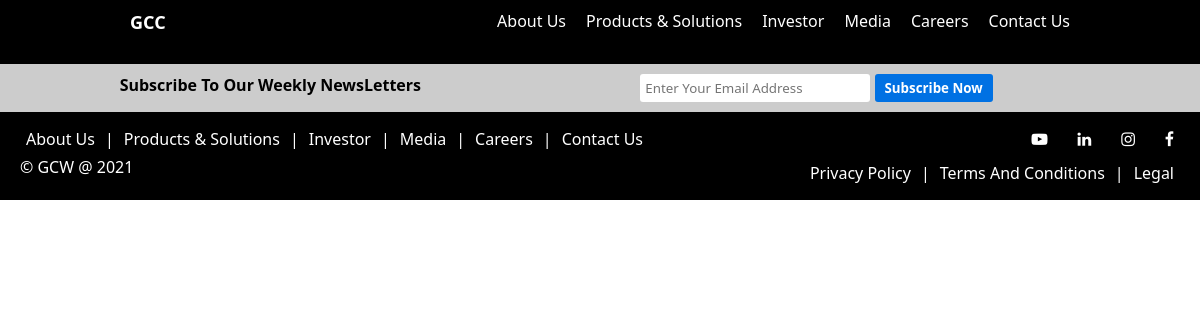
Page /pages/careers/index.php on the earlier database version.
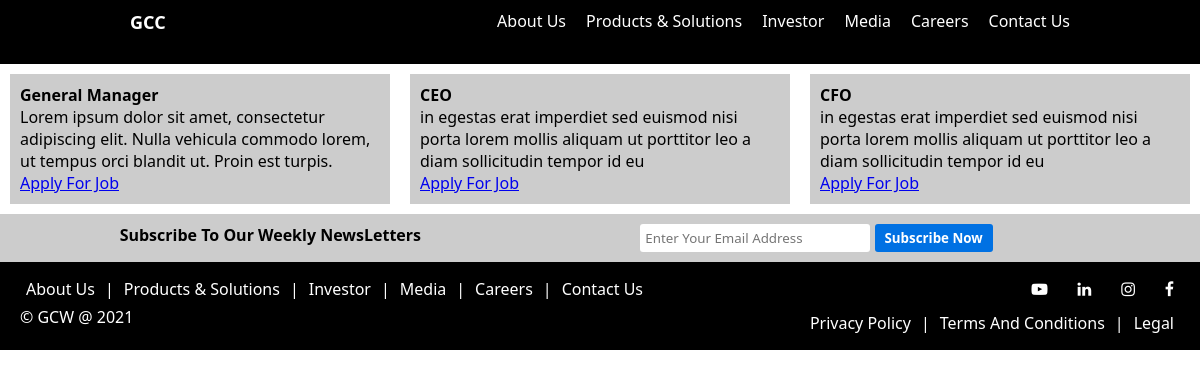
Same page on the later database version.
### tables this page shows
CREATE TABLE `jobs` (
  `title` varchar(50) NOT NULL,
  `discription` varchar(1000) NOT NULL,
  `id` int(10) NOT NULL AUTO_INCREMENT,
  PRIMARY KEY (`id`)
);

### common/jobLoader.php (the view, shortened to what this page needs)
<?php
    include "databaseConnect.php";
    $sql = "SELECT * FROM jobs";
    $result = mysqli_query($conn, $sql);
    while($row = mysqli_fetch_assoc($result)){
        echo "<div class='productCard'>";
        echo "<p>";
        echo "<strong>".$row["title"]."</strong><br>";
        echo $row["discription"];
        echo "<br><a href='pages/careers/jobApplication.php'>Apply For Job</a>";
        echo "</p>";
        echo "</div>";
    }
?>

### pages/careers/index.php (shortened to what this page needs)
<!DOCTYPE html>
<html lang="en">
    <head>
        <?php include "../../common/php_common_functions.php" ?>
    <link rel="stylesheet" href="./css/style.css">
    <link rel="stylesheet" href="./css/job.css">
    <link defer rel="stylesheet" href="https://cdnjs.cloudflare.com/ajax/libs/font-awesome/4.7.0/css/font-awesome.min.css">
</head>
<body>
    <?php include "../../common/header.php"; ?>
    <main>
        <?php
            include "../../common/jobLoader.php";
        ?>
    </main>
    <?php include "../../common/footer.php"; ?>
</body>
</html>

### common/header.php (shortened to what this page needs)
<header>
    <div class="container">
        <a href="index.php"><span>GCC</span></a>
        <nav class="all_links_displayed">
            <ul>
                <a href="pages/aboutUs/index.php"><li>About Us</li></a>
                <a href="pages/products/index.php"><li>Products & Solutions</li></a>
                <a href="pages/investor/index.php"><li>Investor</li></a>
                <a href="pages/media/index.php"><li>Media</li></a>
                <a href="pages/careers/index.php"><li>Careers</li></a>
                <a href="pages/contactUs/index.php"><li>Contact Us</li></a>
            </ul>
        </nav>
    </div>
</header>

### common/footer.php (shortened to what this page needs)
<div class="newsletter">
    <strong>Subscribe To Our Weekly NewsLetters</strong>
    <div class="newsletter_form">
        <form action="index.php" method="post">
            <input type="text" name="email_newsletter" placeholder="Enter Your Email Address" id="email_newsletter">
            <input type="submit" value="Subscribe Now" name="newsletter_submit">
        </form>
    </div>
</div>
<footer>
    <div class="flex_footer">
        <ul>
            <a href="pages/aboutUs/index.php"><li>About Us</li></a>
            |<a href="pages/products/index.php"><li>Products & Solutions</li></a>
            |<a href="pages/investor/index.php"><li>Investor</li></a>
            |<a href="pages/media/index.php"><li>Media</li></a>
            |<a href="pages/careers/index.php"><li>Careers</li></a>
            |<a href="pages/contactUs/index.php"><li>Contact Us</li></a>
        </ul>
    </div>
    <div class="socialmedia_footer">
        <a href="https://www.youtube.com"><i class="fa fa-youtube-play" aria-hidden="true"></i></a>
        <a href="https://www.linkedin.com"><i class="fa fa-linkedin" aria-hidden="true"></i></a>
        <a href="https://www.instagram.com"><i class="fa fa-instagram" aria-hidden="true"></i></a>
        <a href="https://www.facebook.com"><i class="fa fa-facebook" aria-hidden="true"></i></a>
    </div>
    <div class="copyright_Footer">
        &copy; GCW @ 2021
    </div>
    <div class="legal_footer">
        <ul>
            <a href="legal/privacypolicy.php"><li>Privacy Policy</li></a>
            |<a href="legal/termsandconditions.php"><li>Terms And Conditions</li></a>
            |<a href="legal/legal.php"><li>Legal</li></a>
        </ul>
    </div>
</footer>

### css/style.css (style rules this page uses)
* { margin: 0px; padding: 0px; font-family: 'Segoe UI', Tahoma, Geneva, Verdana, sans-serif; position: relative; top: 0px; }
header { color: white; height: 8vh; background-color: black; position: sticky; width: 100%; z-index: 1; }
header .container { width: 80%; position: relative; margin: auto; }
header .container span { position: absolute; left: 0px; padding: 10px; font-size: large; font-weight: bold; }
header .container nav.all_links_displayed ul { position: absolute; right: 0px; list-style: none; text-decoration: none; display: flex; flex-direction: row; }
header .container li { padding: 10px; }
header a { text-decoration: none; color: white; }
.newsletter { display: grid; grid-template-columns: minmax(50, auto); padding: 10px; background-color: #CCCCCC; color: black; grid-template-areas: '. newsletter_heading . newsletter_form .'; }
.newsletter strong { grid-area: newsletter_heading; }
.newsletter .newsletter_form { grid-area: newsletter_form; }
.newsletter .newsletter_form input[type="text"] { outline: 0px; border: 0px; border-radius: 3px; background-color: #fff; padding: 5px; width: 50%; }
.newsletter .newsletter_form input[type="submit"] { outline: 0px; border: 0px; border-radius: 3px; padding: 5px 10px 5px 10px; background-color: #0071E3; color: white; font-weight: bolder; }
footer { display: grid; grid-template-columns: minmax(50, auto); grid-template-areas: 'navigation socialmedia' 'copyright legal'; background-color: #000000; color: white; padding: 10px; }
footer > div { padding: 6px; }
.flex_footer { grid-area: navigation; }
.flex_footer ul { display: flex; flex-direction: row; flex-wrap: wrap; list-style: none; color: white; }
.flex_footer li { padding: 0px 10px 0px 10px; }
.flex_footer a { text-decoration: none; color: white; }
.socialmedia_footer { grid-area: socialmedia; display: flex; justify-self: end; flex-direction: row; gap: 10px; }
.socialmedia_footer a { text-decoration: none; color: white; padding: 0px 10px 0px 10px; }
.copyright_Footer { grid-area: copyright; padding: 0 0 0 10px; }
.legal_footer { grid-area: legal; justify-self: end; }
.legal_footer ul { display: flex; flex-direction: row; list-style: none; }
.legal_footer a { text-decoration: none; color: white; padding: 0px 10px 0px 10px; }

### css/job.css (style rules this page uses)
main { display: grid; overflow: hidden; grid-template-columns: 1fr 1fr 1fr; justify-content: center; }
.productCard { background-color: #ccc; margin: 10px; max-width: 400px; align-self: center; justify-self: center; padding: 10px; }

Differences in the rows shown:
added jobs: title "General Manager", discription "Lorem ipsum dolor sit amet, consectetur adipiscing elit. Nulla vehicula commodo lorem, ut tempus orci blandit ut. Proin est turpis."
added jobs: title "CEO", discription "in egestas erat imperdiet sed euismod nisi porta lorem mollis aliquam ut porttitor leo a diam sollicitudin tempor id eu"
added jobs: title "CFO", discription "in egestas erat imperdiet sed euismod nisi porta lorem mollis aliquam ut porttitor leo a diam sollicitudin tempor id eu"
